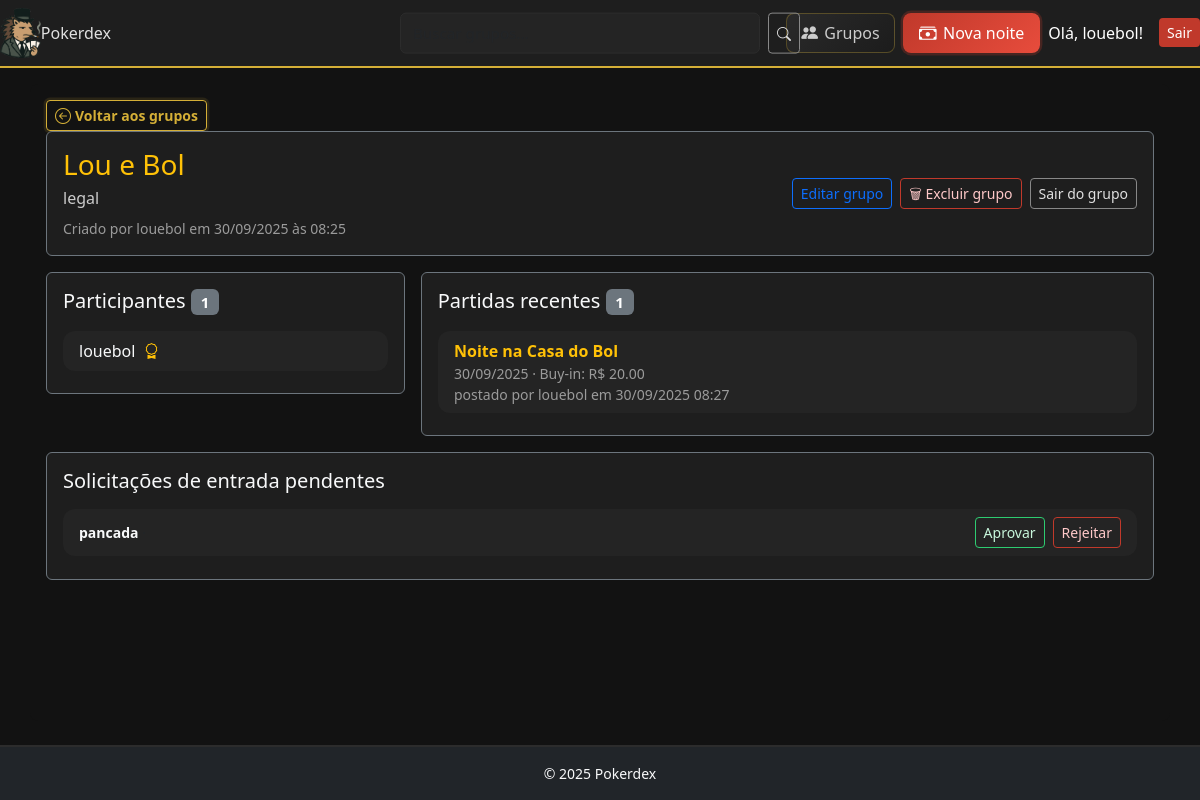
Page /groups/lou-e-bol/ (signed in) on the committed database.
### core/models.py (models this page shows, shortened)
class Group(models.Model):
    name = models.CharField(max_length=120, unique=True)
    slug = models.SlugField(max_length=140, unique=True, blank=False)
    description = models.TextField(blank=True)
    created_by = models.ForeignKey(User, on_delete=models.PROTECT, related_name="groups_created")
    created_at = models.DateTimeField(default=timezone.now)
    class Meta:
        ordering = ["name"]

class GroupMembership(models.Model):
    class Role(models.TextChoices):
        ADMIN = "ADMIN", "Admin"
        MEMBER = "MEMBER", "Member"
    user = models.ForeignKey(User, on_delete=models.CASCADE, related_name="group_memberships")
    group = models.ForeignKey(Group, on_delete=models.CASCADE, related_name="memberships")
    role = models.CharField(max_length=10, choices=Role.choices, default=Role.MEMBER)
    joined_at = models.DateTimeField(default=timezone.now)
    class Meta:
        unique_together = ("user", "group")
        indexes = [
            models.Index(fields=["group", "user"]),
            models.Index(fields=["user"]),
        ]

class GamePost(models.Model):
    game = models.ForeignKey(Game, on_delete=models.CASCADE, related_name="posts")
    group = models.ForeignKey(Group, on_delete=models.CASCADE, related_name="posts")
    posted_by = models.ForeignKey(User, on_delete=models.PROTECT, related_name="game_posts")
    posted_at = models.DateTimeField(default=timezone.now)
    class Meta:
        unique_together = ("game", "group")
        indexes = [
            models.Index(fields=["group", "game"]),
        ]

class Game(models.Model):
    title = models.CharField("Nome da partida", max_length=140, blank=True)
    date = models.DateField("Data", default=timezone.localdate)
    location = models.CharField("Local",max_length=180, blank=True)
    buy_in = models.DecimalField(
        "Cacife (buy-in)", max_digits=10, decimal_places=2, validators=[MinValueValidator(0)]
    )
    created_by = models.ForeignKey(User, on_delete=models.PROTECT, related_name="games_created")
    created_at = models.DateTimeField(default=timezone.now)
    groups = models.ManyToManyField(Group, through="GamePost", related_name="games")
    class Meta:
        ordering = ["-date", "-created_at"]

class GroupRequest(models.Model):
    group = models.ForeignKey(Group, on_delete=models.CASCADE, related_name="join_requests")
    requested_by = models.ForeignKey(User, on_delete=models.CASCADE, related_name="group_requests")
    message = models.TextField(blank=True)
    created_at = models.DateTimeField(default=timezone.now)
    class Meta:
        unique_together = ("group", "requested_by")
        indexes = [
            models.Index(fields=["group"]),
            models.Index(fields=["requested_by"]),
        ]

### core/views.py (the view)
# urls.py: path("groups/<slug:slug>/", views.GroupDetailView.as_view(), name="group_detail"),
class GroupDetailView(DetailView):
    model = Group
    template_name = "group_detail.html"
    context_object_name = "group"
    slug_field = "slug"
    slug_url_kwarg = "slug"
    def get_queryset(self):
        posts_qs = (GamePost.objects
                    .select_related("game", "posted_by", "group")
                    .order_by("-posted_at"))
        return (Group.objects
                .prefetch_related(models.Prefetch("posts", queryset=posts_qs))
                )
    def get_context_data(self, **kwargs):
        context = super().get_context_data(**kwargs)
        posts = self.object.posts.all()
        memberships = (
            GroupMembership.objects
            .filter(group=self.object)
            .select_related("user")
            .annotate(
                role_order=Case(
                    When(user=self.object.created_by, then=Value(0)),  # criador
                    When(role=GroupMembership.Role.ADMIN, then=Value(1)),
                    When(role=GroupMembership.Role.MEMBER, then=Value(2)),
                    default=Value(3),
                    output_field=IntegerField(),
                )
            )
            .order_by("role_order", "user__username")
        )
        is_member = GroupMembership.objects.filter(user=self.request.user, group=self.object).exists()
        is_admin = GroupMembership.objects.filter(user=self.request.user, group=self.object, role=GroupMembership.Role.ADMIN).exists()
        context["already_requested"] = GroupRequest.objects.filter(group=self.object, requested_by=self.request.user).exists()
        context["is_admin"] = is_admin
        context["join_requests"] = GroupRequest.objects.filter(group=self.object).select_related("requested_by") if is_admin else []
        context["recent_posts"] = posts[:10]
        context["recent_games"] = [p.game for p in context["recent_posts"]]
        context["total_posts"] = posts.count()
        context["memberships"] = memberships  # <<< usar no template
        context["players"] = [gm.user for gm in memberships]  # se algo ainda usar
        context["is_member"] = is_member
        return context

### core/templates/group_detail.html (shortened to what this page needs)
{% extends "base.html" %}
{% block content %}
{% url 'core:group_list' as groups_url %}
{% include "includes/back_to_link.html" with href=groups_url label="Voltar aos grupos" icon="bi-arrow-left-circle" %}
<div class="group-hero card bg-dark border-secondary text-light mb-3">
  <div class="card-body d-flex flex-column flex-md-row align-items-start align-items-md-center gap-3">
    <div class="flex-grow-1">
      <h1 class="h3 text-warning mb-1">{{ group.name }}</h1>
      {% if group.description %}
        <p class="group-description mb-2">{{ group.description }}</p>
      {% endif %}
      <p class="small text-muted m-0">
        Criado por <span class="text-reset">{{ group.created_by }}</span>
        em {{ group.created_at|date:"d/m/Y" }} às {{ group.created_at|date:"H:i" }}
      </p>
    </div>
    <div class="ms-md-auto d-flex flex-wrap gap-2">
      {% if request.user.is_authenticated and is_member %}
        {% if is_admin %}
          <a class="btn btn-sm btn-outline-primary" href="{% url 'core:group_edit' slug=group.slug %}">Editar grupo</a>
          <form action="{% url 'core:group_delete' group.slug %}" method="post" class="m-0">
            <button type="submit" class="btn btn-sm btn-outline-danger"
                    onclick="return confirm('Tem certeza que deseja deletar este grupo? Essa ação é irreversível.');">
              🗑 Excluir grupo
            </button>
          </form>
        {% endif %}
        <form action="{% url 'core:group_leave' slug=group.slug %}" method="post" class="m-0">
          <button type="submit" class="btn btn-sm btn-outline-light">Sair do grupo</button>
        </form>
      {% endif %}
    </div>
  </div>
</div>
{% if request.user.is_authenticated and is_member %}
  <div class="row g-3 align-items-start">
    <div class="col-lg-4">
      <div class="card bg-dark border-secondary text-light">
        <div class="card-body">
          <h2 class="h5 mb-3">
            Participantes
            <span class="badge bg-secondary">{{ memberships|length }}</span>
          </h2>
          {% if memberships %}
            <ul class="list-group list-group-flush">
              {% for gm in memberships %}
                <li class="list-group-item bg-dark text-light d-flex justify-content-between align-items-center">
                  <div class="d-flex align-items-center gap-2">
                    <span>{{ gm.user.username }}</span>
                    {% if gm.user == group.created_by %}
                      <i class="bi bi-award text-warning" title="Criador"></i>
                    {% elif gm.role == gm.Role.ADMIN %}
                      <i class="bi bi-shield text-info" title="Administrador"></i>
                    {% else %}
                      <i class="bi bi-person text-secondary" title="Membro"></i>
                    {% endif %}
                  </div>
                </li>
              {% endfor %}
            </ul>
          {% else %}
            <div class="text-muted">Nenhum participante neste grupo ainda.</div>
          {% endif %}
        </div>
      </div>
    </div>
    <div class="col-lg-8">
      <div class="card bg-dark border-secondary text-light position-relative">
        <div class="card-body d-flex flex-column">
          <h2 class="h5 mb-3">
            Partidas recentes
            <span class="badge bg-secondary">{{ total_posts }}</span>
          </h2>
          {% if recent_posts %}
            <ul class="list-group list-group-flush">
              {% for post in recent_posts %}
                <a href="{% url 'core:game_detail' post.game.pk %}?from_group={{ group.slug }}"
                   class="list-group-item list-group-item-action card-hover text-light text-decoration-none">
                  <div class="fw-semibold text-warning">
                    {{ post.game.title|default:"Partida" }}
                  </div>
                  <div class="small text-muted">
                    {{ post.game.date|date:"d/m/Y" }} · Buy-in: R$ {{ post.game.buy_in }}
                  </div>
                  <div class="small text-muted">
                    postado por {{ post.posted_by }} em {{ post.posted_at|date:"d/m/Y H:i" }}
                  </div>
                </a>
              {% endfor %}
            </ul>
          {% else %}
            <div class="text-muted">Nenhuma partida postada neste grupo ainda.</div>
          {% endif %}
        </div>
      </div>
    </div>
  </div>
  {% if is_admin and join_requests %}
    <div class="card bg-dark border-secondary text-light mt-3 card-hover">
      <div class="card-body">
        <h2 class="h5 mb-3">Solicitações de entrada pendentes</h2>
        <ul class="list-group list-group-flush">
          {% for req in join_requests %}
            <li class="list-group-item bg-dark text-light d-flex justify-content-between align-items-center">
              <div class="small">
                <strong>{{ req.requested_by.username }}</strong>
                <span class="text-muted"> · {{ req.requested_at|date:"d/m/Y H:i" }}</span>
              </div>
              <div class="d-flex gap-2">
                <form action="{% url 'core:group_approve_request' slug=group.slug request_id=req.id %}" method="post" class="m-0">
                  <button type="submit" class="btn btn-sm btn-outline-success">Aprovar</button>
                </form>
                <form action="{% url 'core:group_reject_request' slug=group.slug request_id=req.id %}" method="post" class="m-0">
                  <button type="submit" class="btn btn-sm btn-outline-danger">Rejeitar</button>
                </form>
              </div>
            </li>
          {% endfor %}
        </ul>
      </div>
    </div>
  {% endif %}
{% endif %}
{% endblock %}

### core/templates/base.html (shortened to what this page needs)
{% load static %}
<!DOCTYPE html>
<html lang="pt-BR">
<head>
  <link
    href="https://cdn.jsdelivr.net/npm/bootstrap@5.3.3/dist/css/bootstrap.min.css"
    rel="stylesheet"
  >
  <link rel="stylesheet" href="https://cdn.jsdelivr.net/npm/bootstrap-icons@1.11.3/font/bootstrap-icons.css">
  <link rel="stylesheet" href="{% static 'css/style.css' %}">
</head>
<body class="d-flex flex-column min-vh-100">
  <header class="mb-3">
    <nav class="navbar navbar-dark bg-dark px-3>
      <a class="navbar-brand d-flex align-items-center gap-2" href="{% url 'core:group_list' %}">
        <img src="{% static 'img/hedgehog.png' %}" class="brand-logo">
        <span>Pokerdex</span>
      {% if request.user.is_authenticated %}
       <div class="position-absolute top-50 start-50 translate-middle" style="width: 400px; max-width: 60%;">
          <form method="get" action="{% url 'core:group_list' %}" class="d-flex">
            <input type="text" name="q" value="{{ request.GET.q }}"
                   class="form-control form-control-sm"
                   placeholder="Buscar grupos...">
            <button type="submit" class="btn btn-sm btn-outline-light ms-2">
              <i class="bi bi-search"></i>
            </button>
          </form>
        </div>
      {% endif %}
      <div class="ms-auto d-flex align-items-center">
        {% if request.user.is_authenticated %}
          <a class="btn btn-groups me-2" href="{% url 'core:group_list' %}">
            <i class="bi bi-people-fill"></i>
            Grupos
          </a>
          <a href="{% url 'core:game_create' %}" class="btn btn-create-game me-2">
            <i class="bi bi-cash-stack"></i>
            Nova noite
          </a>
          <span class="text-white me-3">Olá, {{ request.user.username }}!</span>
          <a class="btn btn-sm btn-danger" href="{% url 'core:logout' %}">Sair</a>
        {% else %}
          <a class="btn btn-sm btn-outline-light me-2" href="{% url 'core:login' %}">Entrar</a>
          <a class="btn btn-sm btn-warning" href="{% url 'core:signup' %}">Cadastrar</a>
        {% endif %}
      </div>
    </nav>
  </header>
  <main class="container flex-grow-1">
    {% block content %}{% endblock %}
  </main>
  <footer class="bg-dark text-light mt-4 py-3">
    <div class="container text-center small">
      &copy; 2025 Pokerdex
    </div>
  </footer>
</body>
</html>

### core/static/css/style.css (style rules this page uses)
:root { --bg: #121212; --panel: #1e1e1e; --textarea: #242424; --border: #2c2c2c; --text: #e0e0e0; --muted: #9b9b9b; --muted-2:#cccccc; --gold: #d4af37; --gold-soft: rgba(212,175,55,.3); --gold-bg: rgba(212,175,55,.12); --green-bg: rgba(55, 212, 63, 0.12); --danger: #c0392b; --danger-2:#e74c3c; --success:#2ecc71; }
* { box-sizing:border-box }
body { background:var(--bg); color:var(--text); font-family:"Segoe UI", Roboto, system-ui, -apple-system, sans-serif; }
.navbar-brand img, .brand-logo { height: 50px !important; width: auto !important; }
main.container { background:var(--bg); color:var(--text); border-radius:8px; padding:1rem; }
.navbar { background:var(--panel) !important; border-bottom:2px solid var(--gold); }
.navbar .btn { display:inline-flex; align-items:center; gap:.4em; font-weight:500; }
.btn-outline-light { border-color:#888; color:var(--text); }
.btn-outline-danger { border-color:var(--danger); color:#ffc9c9; }
.btn-outline-success { border-color:var(--success); color:#c8f7dc; }
.btn-danger { background:var(--danger); border:none; }
.card.bg-dark { background:var(--panel) !important; border:1px solid var(--border); }
.card-hover { transition:transform .15s ease, box-shadow .15s ease, border-color .15s ease; }
.list-group { background:transparent; border:none; }
.list-group-item { background:var(--panel); border:1px solid var(--border); color:var(--text); border-radius:10px; transition:background .2s ease; }
.list-group-item.bg-dark { border-color:var(--border); }
footer { background:var(--panel); border-top:2px solid var(--border); color:#888; }
.group-hero .group-description { color:var(--muted-2); }
.card .small.text-muted { color:var(--muted) !important; }
.card form input:not([type="checkbox"]):not([type="radio"]), .card form select, .card form textarea, form .form-control { background:var(--textarea); border:1px solid var(--border); color:var(--text); border-radius:6px; padding:.5rem .75rem; width:100%; transition:all .2s ease; font-size:.95rem; }
:root { --panel-2: var(--textarea); }
.list-group-item { background: var(--panel-2) !important; border: 1px solid var(--border); color: var(--text); border-radius: 10px; transition: background .2s ease, transform .15s ease, box-shadow .15s ease, border-color .15s ease; will-change: transform; }
.list-group-item-action { color: inherit; }
.list-group-item .small.text-muted { color: var(--muted) !important; }
.list-group-item { border-radius: 12px !important; margin-bottom: 0.4rem; }
.btn-create-game { background: linear-gradient(135deg, var(--danger) 0%, #e74c3c 100%); color: #fff; font-weight: 700; border: none; border-radius: 8px; padding: 0.45rem 1rem; display: inline-flex; align-items: center; gap: 0.5rem; box-shadow: 0 0 0 .15rem rgba(192,57,43,.25); transition: transform .12s ease, box-shadow .2s ease, background .2s ease; }
.btn-create-group i, .btn-create-game i { font-size: 1.1rem; }
.btn-groups { background: linear-gradient(135deg, #2a2a2a 0%, #1c1c1c 100%); color: var(--muted-2); font-weight: 600; border: 1px solid var(--gold-soft); border-radius: 8px; padding: 0.4rem 0.9rem; display: inline-flex; align-items: center; gap: 0.5rem; transition: transform .12s ease, box-shadow .2s ease, background .2s ease, color .2s ease; }
.btn-groups i { font-size: 1.05rem; }

### rows in the picture
Group: name "Lou e Bol", description "legal", created_by "louebol", created_at "30/09/2025", created_at "08:25"
GroupMembership: user.username "louebol"
GamePost: game "Noite na Casa do Bol", game "30/09/2025", game.buy_in "20.00", posted_by "louebol", posted_at "30/09/2025 08:27"
GroupRequest: requested_by.username "pancada"

### other values in the picture
{{ request.user.username }} "louebol"
{{ label_text }} "Voltar aos grupos"
{{ memberships|length }} "1"
{{ total_posts }} "1"
